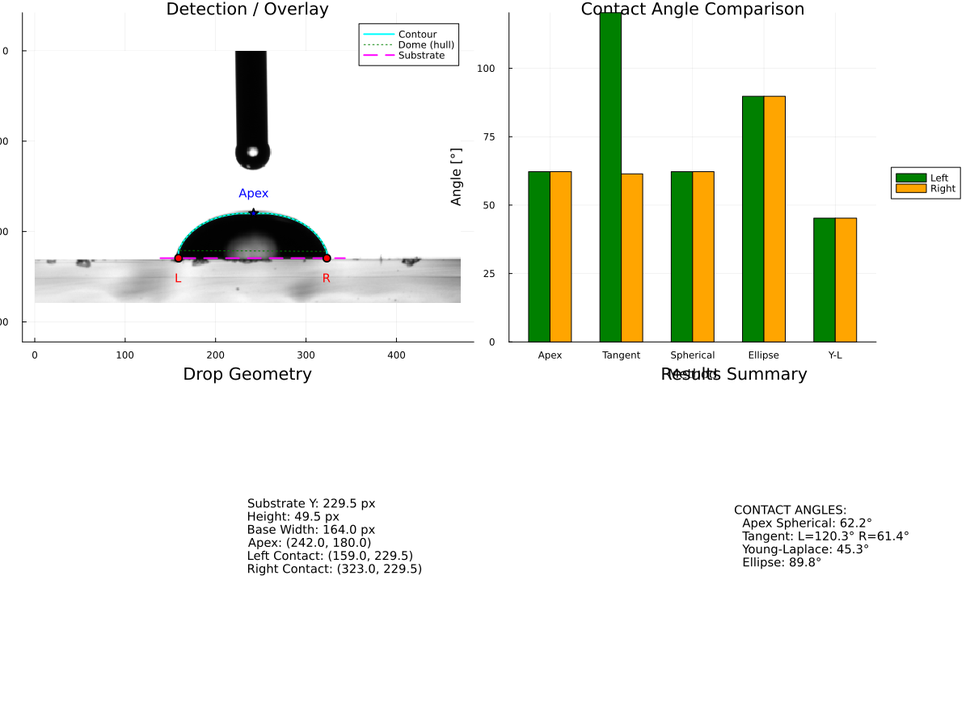
#> input picture gota depositada 1_analysis.png, 970 x 727 px, shrunk from 1200 x 900 before the run
$ python -i simple_solver.py   (imports and definitions only)
#> lines starting #> are read from the running program, lines starting #| are printed output that depends on the picture; after the words box and inside, x2 and y2 are one past the last pixel; in counts of white or black regions, pixels touching at a corner belong together
### src/menipy/common/registry.py
# src/menipy/common/registry.py
"""Central registry for pipeline components and plugins."""

from __future__ import annotations

from collections.abc import Callable, Iterator
from typing import Any


class Registry:
    """Generic registry for named pipeline components."""

    def __init__(self, name: str):
        self.name = name
        self._items: dict[str, Callable[..., Any]] = {}

    def register(self, name: str, fn: Callable[..., Any]) -> None:
        """Register a new item by name."""
        self._items[name] = fn

    def get(self, name: str, default: Any = None) -> Callable[..., Any] | None:
        """Get a registered item by name."""
        return self._items.get(name, default)

    # Dict-like interface for backward compatibility
    def __getitem__(self, name: str) -> Callable[..., Any]:
        return self._items[name]

    def __setitem__(self, name: str, fn: Callable[..., Any]) -> None:
        self.register(name, fn)

    def __contains__(self, name: str) -> bool:
        return name in self._items

    def __iter__(self) -> Iterator[str]:
        """__iter__."""
        return iter(self._items)

    def __len__(self) -> int:
        """__len__."""
        return len(self._items)

    def items(self):
        """Items."""
        return self._items.items()

    def keys(self):
        """Keys."""
        return self._items.keys()

    # [9 lines left out: function values, not called in this run]


# Core plugin registries for small, pluggable utilities used by pipeline stages.
EDGE_DETECTORS = Registry("edge_detectors")
SOLVERS = Registry("solvers")
PENDANT_APPROXIMATORS = Registry("pendant_approximators")
PENDANT_INITIALIZERS = Registry("pendant_initializers")
#> further down, picture is the input picture: shape (727, 970, 3); mean B, G, R 232, 240, 238.4
SEGMENTATION_PROVIDERS = Registry("segmentation_providers")

# Other common stage utilities
ACQUISITIONS = Registry("acquisitions")
PREPROCESSORS = Registry("preprocessors")
GEOMETRIES = Registry("geometries")
SCALERS = Registry("scalers")
PHYSICS = Registry("physics")
OPTIMIZERS = Registry("optimizers")
OUTPUTS = Registry("outputs")
OVERLAYERS = Registry("overlayers")
VALIDATORS = Registry("validators")

# Utilities registry for image testing and analysis tools
UTILITIES = Registry("utilities")

# Detection registries for auto-calibration plugins
NEEDLE_DETECTORS = Registry("needle_detectors")
ROI_DETECTORS = Registry("roi_detectors")
SUBSTRATE_DETECTORS = Registry("substrate_detectors")
DROP_DETECTORS = Registry("drop_detectors")
APEX_DETECTORS = Registry("apex_detectors")


# Legacy wrapper functions for backward compatibility
def register_edge(name: str, fn: Callable[..., Any]) -> None:
    """Register plugin."""
    EDGE_DETECTORS.register(name, fn)


def register_solver(name: str, fn: Callable[..., Any]) -> None:
    """Register plugin."""
    SOLVERS.register(name, fn)


def register_pendant_approximator(name: str, fn: Callable[..., Any]) -> None:
    """Register a pendant surface-tension approximation plugin."""
    PENDANT_APPROXIMATORS.register(name, fn)


def register_pendant_initializer(name: str, fn: Callable[..., Any]) -> None:
    """Register a pendant geometry initializer."""
    PENDANT_INITIALIZERS.register(name, fn)


def register_segmentation_provider(name: str, fn: Callable[..., Any]) -> None:
    """Register a non-authoritative segmentation proposal provider."""
    SEGMENTATION_PROVIDERS.register(name, fn)


def register_acquisition(name: str, fn: Callable[..., Any]) -> None:
    """Register plugin."""
    ACQUISITIONS.register(name, fn)


def register_preprocessor(name: str, fn: Callable[..., Any]) -> None:
    """Register plugin."""
    PREPROCESSORS.register(name, fn)


def register_geometry(name: str, fn: Callable[..., Any]) -> None:
    """Register plugin."""
    GEOMETRIES.register(name, fn)


def register_scaler(name: str, fn: Callable[..., Any]) -> None:
    """Register plugin."""
    SCALERS.register(name, fn)


def register_physics(name: str, fn: Callable[..., Any]) -> None:
    """Register plugin."""
    PHYSICS.register(name, fn)


def register_optimizer(name: str, fn: Callable[..., Any]) -> None:
    """Register plugin."""
    OPTIMIZERS.register(name, fn)


def register_output(name: str, fn: Callable[..., Any]) -> None:
    """Register plugin."""
    OUTPUTS.register(name, fn)


def register_overlayer(name: str, fn: Callable[..., Any]) -> None:
    """Register plugin."""
    OVERLAYERS.register(name, fn)


def register_validator(name: str, fn: Callable[..., Any]) -> None:
    """Register plugin."""
    VALIDATORS.register(name, fn)


def register_utility(name: str, fn: Callable[..., Any]) -> None:
    """Register a utility function for image testing/analysis."""
    UTILITIES.register(name, fn)


# Detector registration functions
def register_needle_detector(name: str, fn: Callable[..., Any]) -> None:
    """Register plugin."""
    NEEDLE_DETECTORS.register(name, fn)


def register_roi_detector(name: str, fn: Callable[..., Any]) -> None:
    """Register plugin."""
    ROI_DETECTORS.register(name, fn)


def register_substrate_detector(name: str, fn: Callable[..., Any]) -> None:
    """Register plugin."""
    SUBSTRATE_DETECTORS.register(name, fn)


def register_drop_detector(name: str, fn: Callable[..., Any]) -> None:
    """Register plugin."""
    DROP_DETECTORS.register(name, fn)


def register_apex_detector(name: str, fn: Callable[..., Any]) -> None:
    """Register plugin."""
    APEX_DETECTORS.register(name, fn)


# [29 lines left out: function get_registry_snapshot, not called in this run]

### plugins/simple_solver.py
import numpy as np

try:
    import cv2
except Exception:
    cv2 = None


# Minimal solver plugin: generates a parabola profile as an example solver output


def _estimate_scale_from_image(img):
    """If cv2 is available, compute a rough scale factor based on contours.

    Returns a positive float scale (defaults to 1.0 on failure).
    """
    if cv2 is None or not hasattr(img, "shape"):
        return 1.0
    try:
        gray = img if img.ndim == 2 else cv2.cvtColor(img, cv2.COLOR_BGR2GRAY)
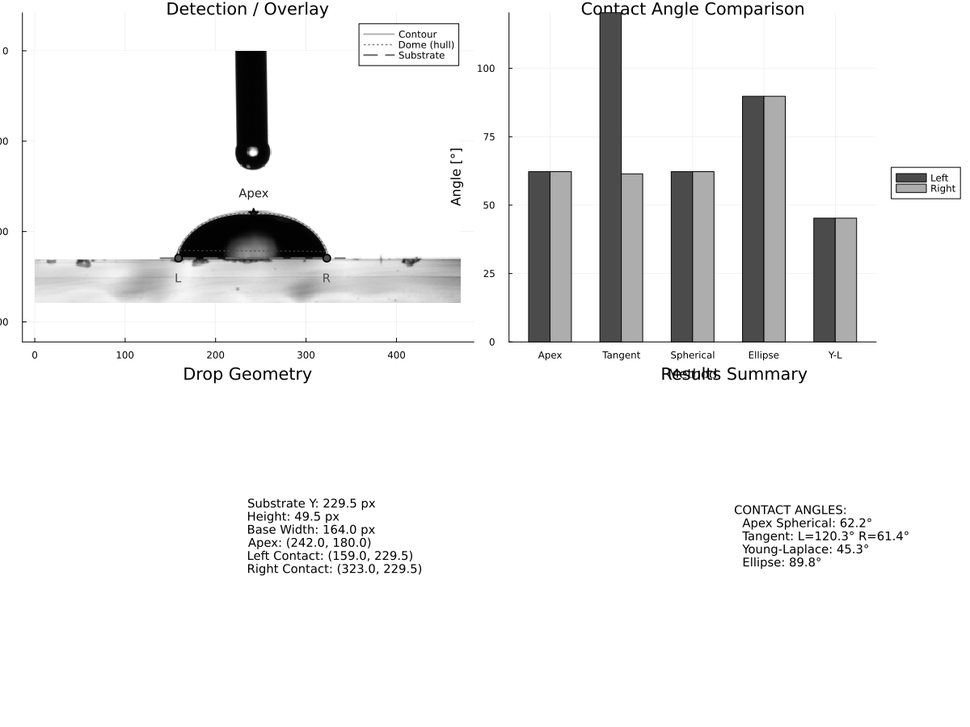
#> gray: shape (727, 970); min 0, max 255, mean 238.6
        blur = cv2.GaussianBlur(gray, (5, 5), 0)
        edges = cv2.Canny(blur, 50, 150)
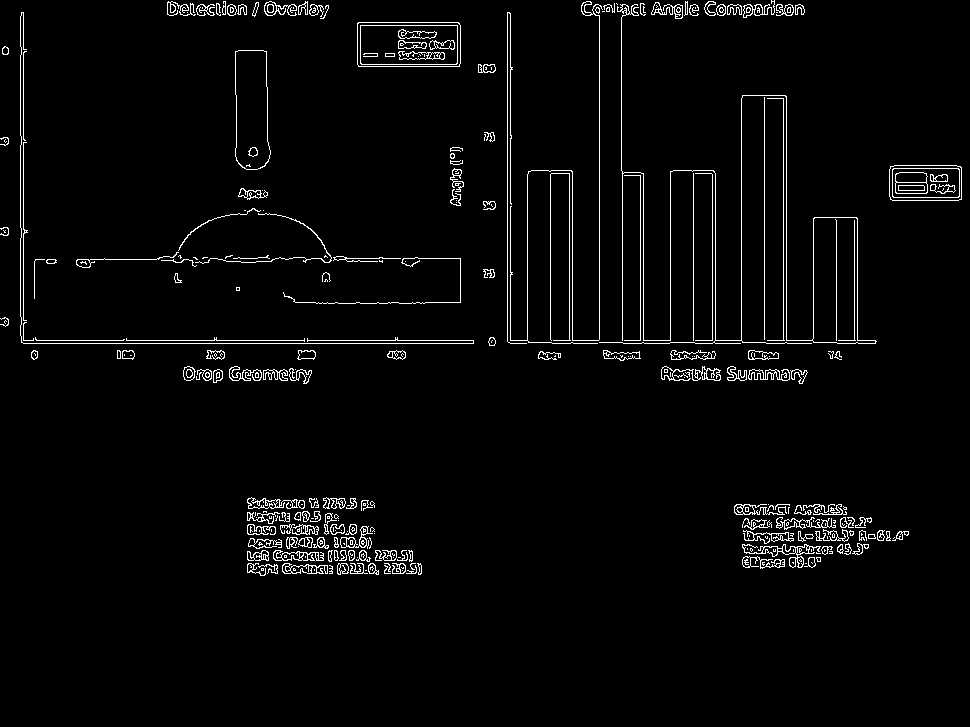
#> edges: shape (727, 970); 2.9% white in thin lines or dots, all inside (x1, y1, x2, y2) = (0, 0, 962, 576)
        contours, _ = cv2.findContours(
            edges, cv2.RETR_EXTERNAL, cv2.CHAIN_APPROX_SIMPLE
        )
#> contours = 250 contours, 145 with area under 20; largest, box (x1, y1, x2, y2) and area: (599, 4, 877, 344) 5649, (357, 22, 461, 67) 4524, (235, 50, 271, 170) 3675, (889, 165, 962, 201) 2500, (742, 544, 821, 568) 436
        if not contours:
            return 1.0
        # use median area to infer scale
        areas = [cv2.contourArea(c) for c in contours if cv2.contourArea(c) > 1]
#> areas = 186 values, max 5649 at index 168, min 1.5 at index 89, mean 141.7
        if not areas:
            return 1.0
        median_area = float(np.median(np.array(areas)))
#> median_area = 28.75
        # heuristic: larger area -> larger scale; normalize
        return max(0.1, min(10.0, np.sqrt(median_area) / 50.0))
    except Exception:
        return 1.0


def parabola_solver(params, physics=None, geometry=None, img=None):
    """Return a simple parabola profile using a size parameter.

    If an image is provided and cv2 is available, use a rough estimated scale
    from the image to modulate the solver output.
    """
    a = float(params[0]) if len(params) > 0 else 1.0
    if img is not None:
        scale = _estimate_scale_from_image(img)
    else:
        scale = 1.0
    x = np.linspace(-1.0 * scale, 1.0 * scale, 200)
    y = a * (x**2)
    return np.column_stack([x, y])


SOLVERS = {"parabola": parabola_solver}

# Auto-register when imported
# Auto-register when imported
from menipy.common.registry import SOLVERS as SOLVER_REGISTRY

# [1 line not run here, left out]

>>> import cv2
>>> picture = cv2.imread('../gota depositada 1_analysis.png')
>>> result = _estimate_scale_from_image(picture)
#> result = 0.107

$ run again, on gota depositada 1_debug_stages.png
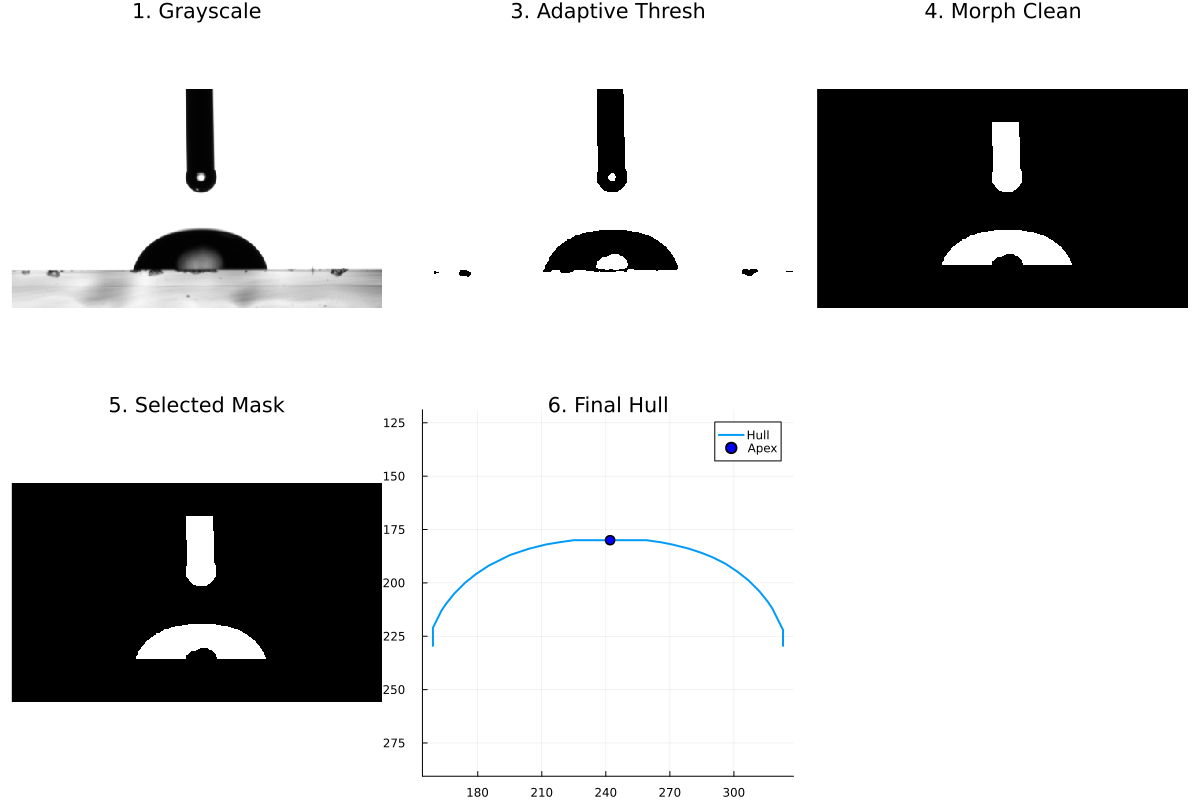
#> input picture gota depositada 1_debug_stages.png, 1200 x 800 px
#> picture is the input picture: shape (800, 1200, 3); mean B, G, R 208.9, 208.8, 208.7
#> in _estimate_scale_from_image, `edges = cv2.Canny(blur, 50, 150)`:
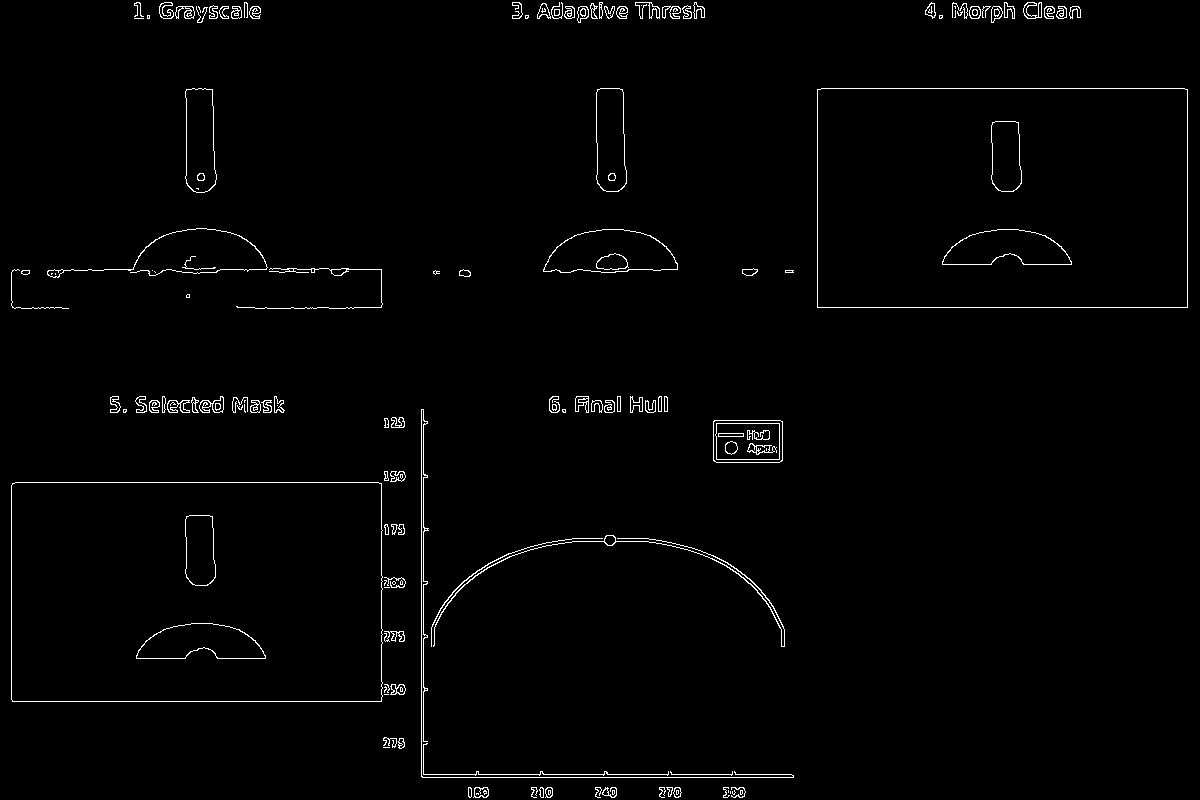
#> edges: shape (800, 1200); 1.4% white in thin lines or dots
#> contours = 128 contours, 53 with area under 20; largest, box (x1, y1, x2, y2) and area: (11, 482, 383, 702) 81038, (817, 88, 1188, 308) 81024, (543, 229, 678, 273) 4326, (713, 420, 783, 463) 2890, (185, 88, 217, 193) 2782
#> areas = 112 values, max 81038 at index 31, min 1.5 at index 24, mean 1615.2
#> median_area = 52.75
#> result = 0.145
